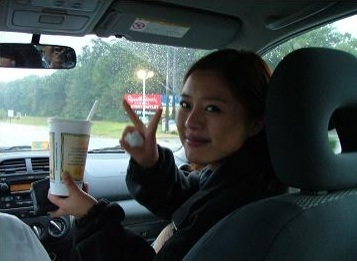
#> input picture input/set3/1.jpg, 357 x 263 px; its folder holds only this picture in this run
$ python main.py
#> lines starting #> are read from the running program, lines starting #| are printed output that depends on the picture
#> (reads config.json from the repository)
#> further down, img is the input picture: shape (263, 357, 3); mean B, G, R 73.7, 74.1, 63.9
### retinex.py
import numpy as np
import cv2

def singleScaleRetinex(img, sigma):

    retinex = np.log10(img) - np.log10(cv2.GaussianBlur(img, (0, 0), sigma))

    return retinex

def multiScaleRetinex(img, sigma_list):

    retinex = np.zeros_like(img)
    for sigma in sigma_list:
        retinex += singleScaleRetinex(img, sigma)

    retinex = retinex / len(sigma_list)

    return retinex

def colorRestoration(img, alpha, beta):

#> called with alpha = 125, beta = 46
    img_sum = np.sum(img, axis=2, keepdims=True)
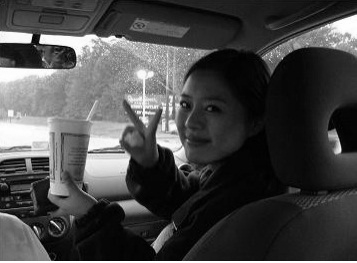
#> img_sum: shape (263, 357, 1) float64; min 3, max 768, mean 214.7; drawn with min black and max white

    color_restoration = beta * (np.log10(alpha * img) - np.log10(img_sum))
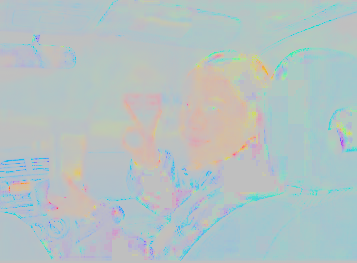
#> color_restoration: shape (263, 357, 3) float64; mean of channels 0, 1, 2 75.7, 75.5, 71; drawn with min black and max white

    return color_restoration

def simplestColorBalance(img, low_clip, high_clip):

    total = img.shape[0] * img.shape[1]
    for i in range(img.shape[2]):
        unique, counts = np.unique(img[:, :, i], return_counts=True)
        current = 0
        for u, c in zip(unique, counts):
            if float(current) / total < low_clip:
                low_val = u
            if float(current) / total < high_clip:
                high_val = u
            current += c

        img[:, :, i] = np.maximum(np.minimum(img[:, :, i], high_val), low_val)

    return img

def MSRCR(img, sigma_list, G, b, alpha, beta, low_clip, high_clip):

    img = np.float64(img) + 1.0

    img_retinex = multiScaleRetinex(img, sigma_list)
    img_color = colorRestoration(img, alpha, beta)
    img_msrcr = G * (img_retinex * img_color + b)
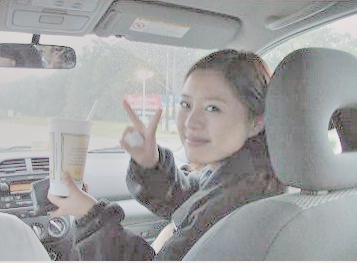
#> img_msrcr: shape (263, 357, 3) float64; mean of channels 0, 1, 2 53.7, 52.2, 51.4; drawn with min black and max white

    for i in range(img_msrcr.shape[2]):
        img_msrcr[:, :, i] = (img_msrcr[:, :, i] - np.min(img_msrcr[:, :, i])) / \
                             (np.max(img_msrcr[:, :, i]) - np.min(img_msrcr[:, :, i])) * \
                             255

    img_msrcr = np.uint8(np.minimum(np.maximum(img_msrcr, 0), 255))
    img_msrcr = simplestColorBalance(img_msrcr, low_clip, high_clip)

    return img_msrcr

def automatedMSRCR(img, sigma_list):

    img = np.float64(img) + 1.0

    img_retinex = multiScaleRetinex(img, sigma_list)

    for i in range(img_retinex.shape[2]):
        unique, count = np.unique(np.int32(img_retinex[:, :, i] * 100), return_counts=True)
        for u, c in zip(unique, count):
            if u == 0:
                zero_count = c
                break

        low_val = unique[0] / 100.0
        high_val = unique[-1] / 100.0
        for u, c in zip(unique, count):
            if u < 0 and c < zero_count * 0.1:
                low_val = u / 100.0
            if u > 0 and c < zero_count * 0.1:
                high_val = u / 100.0
                break

        img_retinex[:, :, i] = np.maximum(np.minimum(img_retinex[:, :, i], high_val), low_val)

        img_retinex[:, :, i] = (img_retinex[:, :, i] - np.min(img_retinex[:, :, i])) / \
                               (np.max(img_retinex[:, :, i]) - np.min(img_retinex[:, :, i])) \
                               * 255
#> this loop made 3 passes
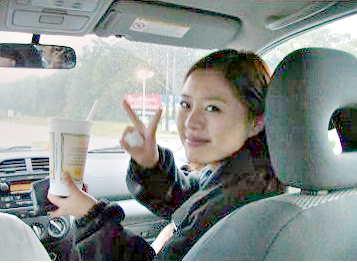
#> img_retinex: shape (263, 357, 3) float64; mean of channels 0, 1, 2 142.8, 145.5, 138.9; drawn as B, G, R

    img_retinex = np.uint8(img_retinex)

    return img_retinex


def MSRCP(img, sigma_list, low_clip, high_clip):

#> called with low_clip = 0.01, high_clip = 0.99
    img = np.float64(img) + 1.0

    intensity = np.sum(img, axis=2) / img.shape[2]

    retinex = multiScaleRetinex(intensity, sigma_list)
#> the loop in multiScaleRetinex (call 3), `for sigma in sigma_list:` made 3 passes
#> pass 1, in singleScaleRetinex (call 7), `retinex = np.log10(img) - np.log10(cv2.GaussianBlur(img, (0, 0), sigma))`:
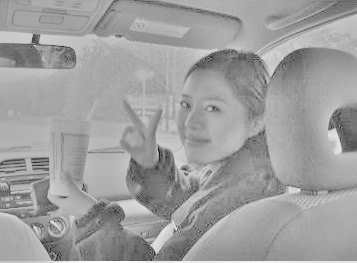
#> retinex: shape (263, 357) float64; min -1.92, max 0.964, mean -0.122; drawn with min black and max white

    intensity = np.expand_dims(intensity, 2)
    retinex = np.expand_dims(retinex, 2)

    intensity1 = simplestColorBalance(retinex, low_clip, high_clip)
#> call 2 of simplestColorBalance, with low_clip = 0.01, high_clip = 0.99
#> after the loop in simplestColorBalance (call 2), `for i in range(img.shape[2]):`:
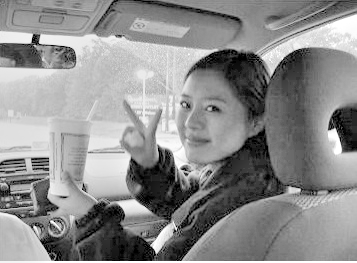
#> img: shape (263, 357, 1) float64; min -1.06, max 0.505, mean -0.195; drawn with min black and max white

    intensity1 = (intensity1 - np.min(intensity1)) / \
                 (np.max(intensity1) - np.min(intensity1)) * \
                 255.0 + 1.0

    img_msrcp = np.zeros_like(img)

    for y in range(img_msrcp.shape[0]):
        for x in range(img_msrcp.shape[1]):
            B = np.max(img[y, x])
            A = np.minimum(256.0 / B, intensity1[y, x, 0] / intensity[y, x, 0])
            img_msrcp[y, x, 0] = A * img[y, x, 0]
            img_msrcp[y, x, 1] = A * img[y, x, 1]
            img_msrcp[y, x, 2] = A * img[y, x, 2]
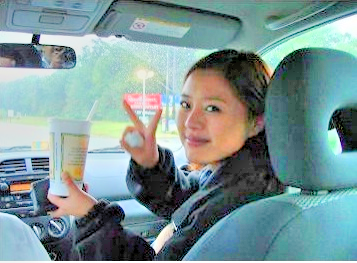
#> img_msrcp: shape (263, 357, 3) float64; mean of channels 0, 1, 2 151.1, 150.4, 124.8; drawn with min black and max white

    img_msrcp = np.uint8(img_msrcp - 1.0)

    return img_msrcp


# [48 lines that do not run on import are left out]

### main.py
import os
import cv2
import json
import retinex
from dehaze import dehaze
from tqdm import tqdm


d = False # 去雾
e = True # 图像增强
# 图片路径
data_path = 'input/set3'
save_path = 'result/set3'
img_list = os.listdir(data_path)

if len(img_list) == 0:
    print('Data directory is empty.')
    exit()

with open('config.json', 'r') as f:
    config = json.load(f)
# img_list = ['1 (5).tif']
for img_name in tqdm(img_list):
    if img_name == '.gitkeep':
        continue
    img = cv2.imread(os.path.join(data_path, img_name))
    #img = cv2.imread(r'./person/input.jpg')
    # 保存原图
    cv2.imwrite('./{}/{}'.format(save_path,img_name),img)


    ###########################去雾###############################################
    if d:
        #--------------------去雾-------------------------------
        dehaze_image = dehaze(img)
        cv2.imwrite('./{}/{}_dehaze.{}'.format(save_path,
                                                img_name.split('.')[0],
                                                img_name.split('.')[1]),dehaze_image)
        #----------------------------------------------------------------


    ############################增强retinex#########################################
    if e:
        #--------------retinex增强 MSRCR------------------------------------------
        img_msrcr = retinex.MSRCR(
            img,
            config['sigma_list'],
            config['G'],
            config['b'],
            config['alpha'],
            config['beta'],
            config['low_clip'],
            config['high_clip']
        )
        cv2.imwrite('./{}/{}_MSRCR.{}'.format(save_path,
                                            img_name.split('.')[0],
                                            img_name.split('.')[1]),img_msrcr)
        #----------------------------------------------------------------------------


        #--------------retinex增强 AUTOMSRCR------------------------------------------
        img_amsrcr = retinex.automatedMSRCR(
            img,
            config['sigma_list']
        )
        cv2.imwrite('./{}/{}_automatedMSRCR.{}'.format(save_path,
                                                    img_name.split('.')[0],
                                                    img_name.split('.')[1]),img_amsrcr)
        #-----------------------------------------------------------------------------

        #--------------retinex增强 MSRCP-----------------------------------------------
        img_msrcp = retinex.MSRCP(
            img,
            config['sigma_list'],
            config['low_clip'],
            config['high_clip']
        )
        cv2.imwrite('./{}/{}_MSRCP.{}'.format(save_path,
                                              img_name.split('.')[0],
                                              img_name.split('.')[1]
                                              ),img_msrcp)
        # [8 lines of commented-out code are left out]
